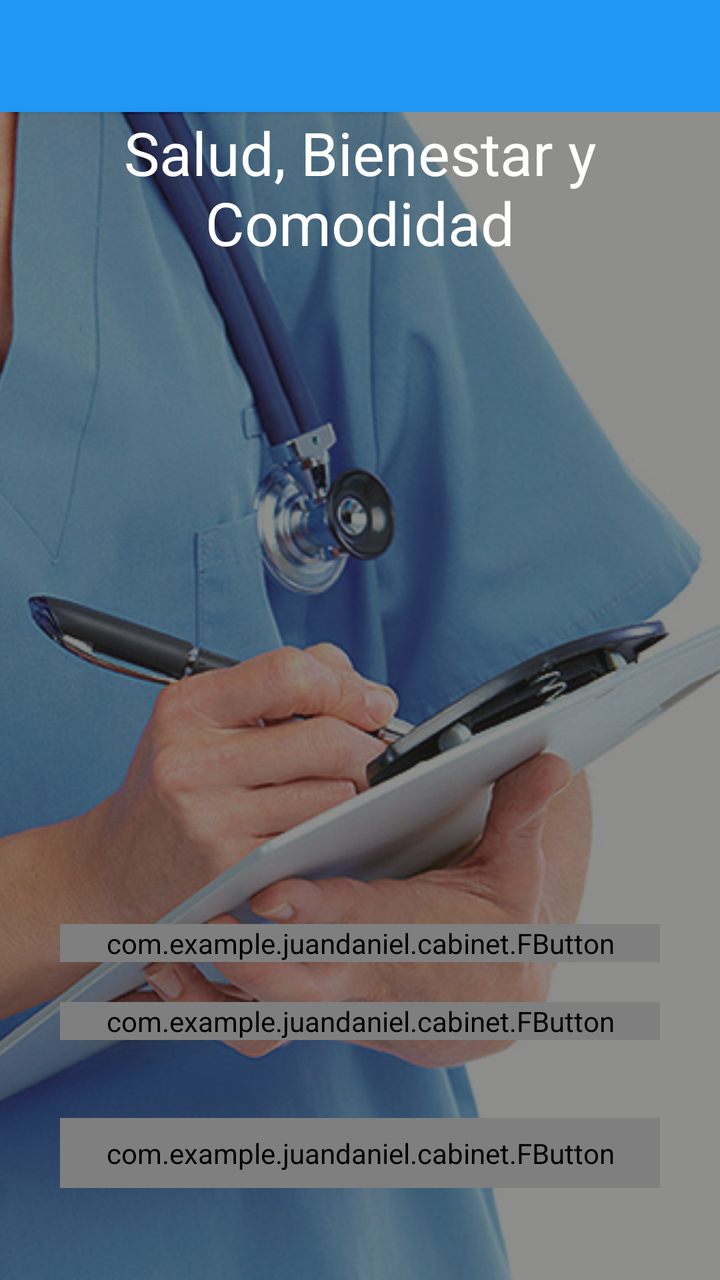
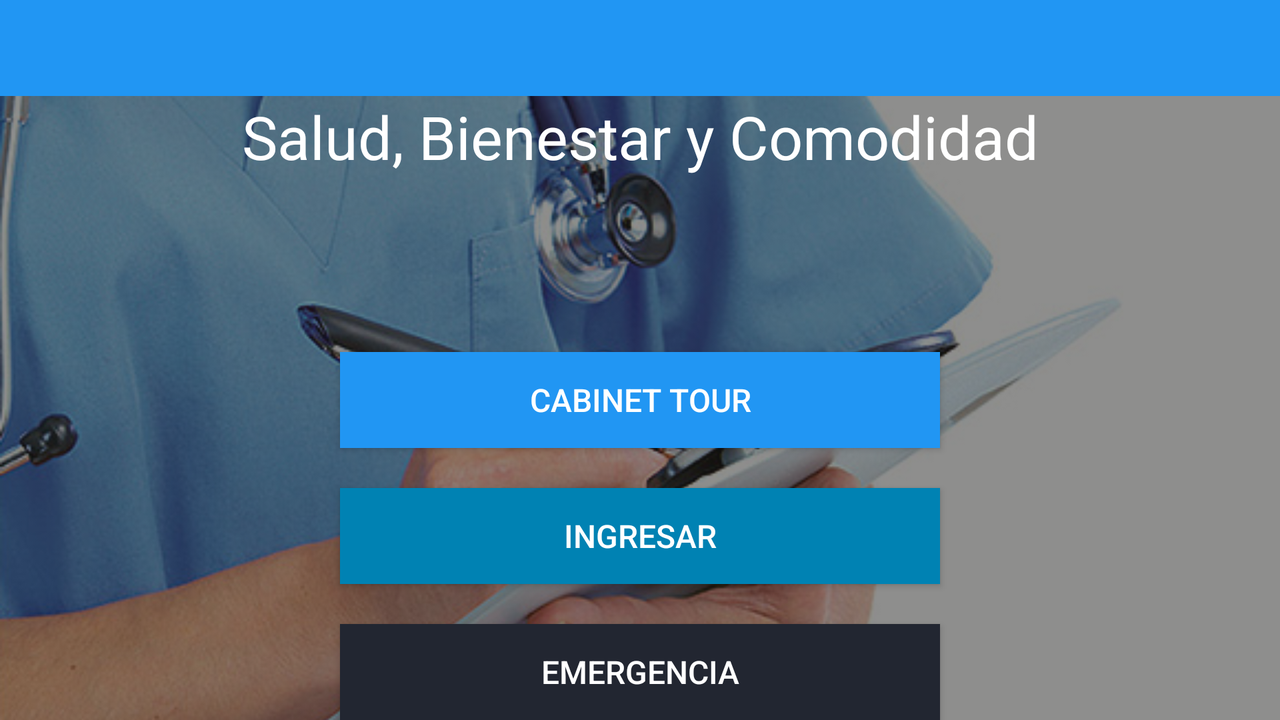

First picture: res/layout/ on a phone held upright. Second picture: the repository's own variant of that layout, on a device whose configuration matches the variant's folder. Source for both follows.
<!-- AndroidManifest.xml: application theme AppTheme -->
<!-- res/layout/activity_main.xml -->
<RelativeLayout xmlns:android="http://schemas.android.com/apk/res/android"
    xmlns:tools="http://schemas.android.com/tools"
    xmlns:fbutton="http://schemas.android.com/apk/res-auto"
    android:layout_width="match_parent"
    android:layout_height="match_parent"
    tools:context=".MainActivity">

    <include layout="@layout/toolbar"
        android:layout_height="wrap_content"
        android:layout_width="match_parent"
        android:id="@+id/my_toolbar"/>

    <ImageView
        android:layout_width="match_parent"
        android:layout_height="match_parent"
        android:id="@+id/imageView"
        android:src="@drawable/box5"
        android:scaleType="centerCrop"
        android:layout_below="@+id/my_toolbar"
        android:layout_alignParentLeft="true"
        android:layout_alignParentStart="true"
        android:layout_alignParentBottom="true" />

    <com.example.juandaniel.cabinet.FButton
        fbutton:buttonColor="@color/fbutton_color_alizarin"
        fbutton:shadowColor="@color/fbutton_color_pomegranate"
        fbutton:shadowEnabled="true"
        fbutton:shadowHeight="6dp"
        fbutton:paddingEnd="15dp"
        fbutton:paddingStart="15dp"
        fbutton:cornerRadius="5dp"
        android:onClick="Emergencia"
        android:textColor="@color/white"
        android:textSize="16dp"
        android:text="Boton de Pánico"
        android:padding="8dp"
        android:layout_height="wrap_content"
        android:layout_width="300dp"
        android:layout_alignParentBottom="true"
        android:layout_alignLeft="@+id/button"
        android:layout_alignStart="@+id/button"
        android:layout_marginBottom="46dp"
        android:id="@+id/button2" />


    <com.example.juandaniel.cabinet.FButton
        fbutton:buttonColor="@color/fbutton_color_wet_asphalt"
        fbutton:shadowColor="@color/fbutton_color_midnight_blue"
        fbutton:shadowEnabled="true"
        fbutton:shadowHeight="6dp"
        fbutton:paddingEnd="15dp"
        fbutton:paddingStart="15dp"
        fbutton:cornerRadius="5dp"
        android:layout_width="300dp"
        android:layout_height="wrap_content"
        android:text="Cabinet Tour"
        android:textColor="@color/white"
        android:textSize="16dp"
        android:id="@+id/btnTour"
        android:layout_marginBottom="120dp"
        android:layout_alignParentBottom="true"
        android:layout_alignLeft="@+id/button2"
        android:layout_alignStart="@+id/button2" />

    <com.example.juandaniel.cabinet.FButton
        fbutton:buttonColor="@color/blue1"
        fbutton:shadowColor="@color/blueligth"
        fbutton:shadowEnabled="true"
        fbutton:shadowHeight="6dp"
        fbutton:paddingEnd="15dp"
        fbutton:paddingStart="15dp"
        fbutton:cornerRadius="5dp"
        android:layout_width="300dp"
        android:layout_height="wrap_content"
        android:text="Ingresar"
        android:textColor="@color/white"
        android:textSize="16dp"
        android:id="@+id/button"
        android:layout_marginBottom="20dp"
        android:onClick="Iniciar"
        android:layout_above="@+id/btnTour"
        android:layout_centerHorizontal="true" />



    <TextView
        android:layout_width="match_parent"
        android:layout_height="wrap_content"
        android:text="Salud, Bienestar y Comodidad"
        android:textColor="@color/white"
        android:textAlignment="center"
        android:textSize="30dp"
        android:id="@+id/textView"
        android:layout_below="@+id/my_toolbar"
        android:layout_alignParentRight="true"
        android:layout_alignParentEnd="true" />

    <ImageView
        android:layout_width="wrap_content"
        android:layout_height="wrap_content"
        android:id="@+id/imageView2"
        android:src="@drawable/logo"
        android:layout_marginTop="42dp"
        android:layout_below="@+id/textView"
        android:layout_centerHorizontal="true" />

</RelativeLayout>
<!-- res/layout/toolbar.xml (included above) -->
<android.support.v7.widget.Toolbar
    xmlns:android="http://schemas.android.com/apk/res/android"
    xmlns:app="http://schemas.android.com/apk/res-auto"
    android:layout_width="match_parent"
    android:layout_height="match_parent"
    android:id="@+id/my_toolbar"
    android:minHeight="?attr/actionBarSize"
    android:background="@color/blue1"
    android:theme="@style/ThemeOverlay.AppCompat.Light"
    app:popupTheme="@style/ThemeOverlay.AppCompat.Light"
    />
<!-- resources referenced by this layout -->
<resources>
  <color name="blue1">#2196F3</color>
  <color name="blueligth">#0082B3</color>
  <color name="fbutton_color_alizarin">#e74c3c</color>
  <color name="fbutton_color_midnight_blue">#2c3e50</color>
  <color name="fbutton_color_pomegranate">#c0392b</color>
  <color name="fbutton_color_wet_asphalt">#34495e</color>
  <color name="white">#fff</color>
  <!-- drawable box5: png bitmap (drawable, 309084 bytes) -->
  <!-- drawable logo: png bitmap (mipmap-xhdpi, 1207 bytes) -->
  <style name="AppTheme" parent="Theme.AppCompat.Light">
          
          <item name="colorPrimary">@color/primary</item>
          <item name="colorPrimaryDark">@color/darks</item>
          <item name="colorAccent">@color/blue1</item>
          <item name="windowActionBar">false</item>
      </style>
  <color name="primary">#004F87</color>
  <color name="darks">#222631</color>
</resources>
<!-- res/layout-land/activity_main.xml (the author's variant of the layout above) -->
<!-- drawn on the phone turned sideways -->
<RelativeLayout xmlns:android="http://schemas.android.com/apk/res/android"
    xmlns:tools="http://schemas.android.com/tools"
    android:layout_width="match_parent"
    android:layout_height="match_parent"
    tools:context=".MainActivity">

    <include layout="@layout/toolbar"
        android:layout_height="wrap_content"
        android:layout_width="match_parent"
        android:id="@+id/my_toolbar"/>

    <ImageView
        android:layout_width="match_parent"
        android:layout_height="match_parent"
        android:id="@+id/imageView"
        android:src="@drawable/box5"
        android:scaleType="centerCrop"
        android:layout_below="@+id/my_toolbar"
        android:layout_alignParentLeft="true"
        android:layout_alignParentStart="true"
        android:layout_alignParentBottom="true" />

    <Button
        android:layout_width="300dp"
        android:layout_height="wrap_content"
        android:background="@color/darks"
        android:textColor="@color/white"
        android:textSize="16dp"
        android:text="Emergencia"
        android:id="@+id/btnAlerta"
        android:onClick="Emergencia"
        android:layout_alignParentBottom="true"
        android:layout_alignLeft="@+id/button"
        android:layout_alignStart="@+id/button" />

    <Button
        android:layout_width="300dp"
        android:layout_height="wrap_content"
        android:text="Cabinet Tour"
        android:background="@color/blue1"
        android:textColor="@color/white"
        android:textSize="16dp"
        android:id="@+id/btnTour"
        android:layout_marginBottom="20dp"
        android:layout_above="@+id/button"
        android:layout_centerHorizontal="true" />

    <Button
        android:layout_width="300dp"
        android:layout_height="wrap_content"
        android:text="Ingresar"
        android:background="@color/blueligth"
        android:textColor="@color/white"
        android:textSize="16dp"
        android:id="@+id/button"
        android:layout_marginBottom="20dp"
        android:layout_above="@+id/btnAlerta"
        android:layout_centerHorizontal="true"
        android:onClick="Iniciar" />

    <TextView
        android:layout_width="match_parent"
        android:layout_height="wrap_content"
        android:text="Salud, Bienestar y Comodidad"
        android:textColor="@color/white"
        android:textAlignment="center"
        android:textSize="30dp"
        android:id="@+id/textView"
        android:layout_below="@+id/my_toolbar"
        android:layout_alignParentRight="true"
        android:layout_alignParentEnd="true" />

</RelativeLayout>
<!-- resources referenced by the variant -->
<!-- as the phone turned sideways resolves them -->
<resources>
  <color name="blue1">#2196F3</color>
  <color name="blueligth">#0082B3</color>
  <color name="darks">#222631</color>
  <color name="white">#fff</color>
  <!-- drawable box5: png bitmap (drawable, 309084 bytes) -->
  <style name="AppTheme" parent="Theme.AppCompat.Light">
          
          <item name="colorPrimary">@color/primary</item>
          <item name="colorPrimaryDark">@color/darks</item>
          <item name="colorAccent">@color/blue1</item>
          <item name="windowActionBar">false</item>
      </style>
  <color name="primary">#004F87</color>
</resources>
